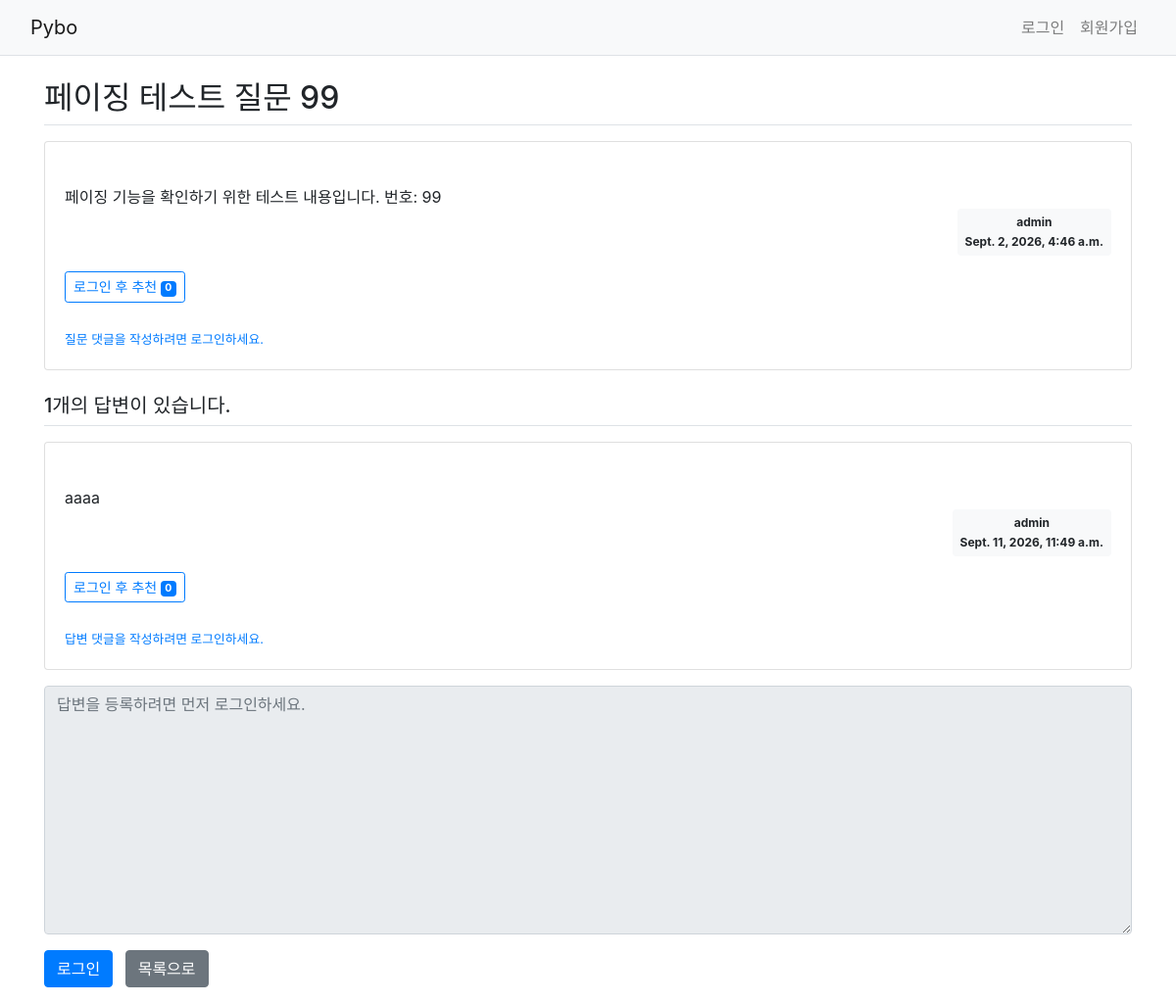
The page /pybo/104/ on the database its author committed.
### pybo/models.py (models this page shows, shortened)
class Question(models.Model):
    author = models.ForeignKey(
        User,
        on_delete=models.CASCADE,
        related_name='author_question',
    )
    subject = models.CharField(
        max_length=200,
    )
    content = models.TextField()
    create_date = models.DateTimeField()
    modify_date = models.DateTimeField(
        null=True,
        blank=True,
    )
    voter = models.ManyToManyField(
        User,
        related_name='voter_question',
        blank=True,
    )

class Answer(models.Model):
    author = models.ForeignKey(
        User,
        on_delete=models.CASCADE,
        related_name='author_answer',
    )
    question = models.ForeignKey(
        Question,
        on_delete=models.CASCADE,
    )
    content = models.TextField()
    create_date = models.DateTimeField()
    modify_date = models.DateTimeField(
        null=True,
        blank=True,
    )
    voter = models.ManyToManyField(
        User,
        related_name='voter_answer',
        blank=True,
    )

### pybo/views/base_views.py (the view)
def detail(request, question_id):
    question = get_object_or_404(
        Question,
        pk=question_id,
    )
    context = {
        'question': question,
    }
    return render(
        request,
        'pybo/question_detail.html',
        context,
    )

### templates/pybo/question_detail.html (shortened to what this page needs)
{% extends 'base.html' %}
{% block content %}
<div class="container my-3">
    <h2 class="border-bottom py-2">
        {{ question.subject }}
    </h2>
    <div class="card my-3">
        <div class="card-body">
            <div class="card-text"
                 style="white-space: pre-line;">
                {{ question.content }}
            </div>
            <div class="d-flex justify-content-end">
                <div class="badge badge-light p-2">
                    <div class="mb-2">
                        {{ question.author.username }}
                    </div>
                    <div>
                        {{ question.create_date }}
                    </div>
                </div>
            </div>
            <div class="my-3">
                {% if request.user.is_authenticated %}
                <!--
                    로그인한 사용자가 추천 버튼을 누르면
                    vote_question View로 POST 요청을 보낸다.
                -->
                <form method="post"
                      action="{% url 'pybo:vote_question' question.id %}"
                      class="d-inline">
                    {% csrf_token %}
                    <button type="submit"
                            class="btn btn-sm btn-outline-primary">
                        질문 추천
                        <span class="badge badge-primary">
                            {{ question.voter.count }}
                        </span>
                    </button>
                </form>
                {% else %}
                <a href="{% url 'common:login' %}?next={{ request.path }}"
                   class="btn btn-sm btn-outline-primary">
                    로그인 후 추천
                    <span class="badge badge-primary">
                        {{ question.voter.count }}
                    </span>
                </a>
                {% endif %}
            </div>
            <div class="mt-2">
                {% if request.user.is_authenticated %}
                <a href="{% url 'pybo:comment_create_question' question.id %}"
                   class="small">
                    질문 댓글 추가
                </a>
                {% else %}
                <a href="{% url 'common:login' %}?next={{ request.path }}"
                   class="small">
                    질문 댓글을 작성하려면 로그인하세요.
                </a>
                {% endif %}
            </div>
        </div>
    </div>
    <h5 class="border-bottom my-3 py-2">
        {{ question.answer_set.count }}개의 답변이 있습니다.
    </h5>
    {% for answer in question.answer_set.all %}
    <div class="card my-3">
        <div class="card-body">
            <div class="card-text"
                 style="white-space: pre-line;">
                {{ answer.content }}
            </div>
            <div class="d-flex justify-content-end">
                <div class="badge badge-light p-2">
                    <div class="mb-2">
                        {{ answer.author.username }}
                    </div>
                    <div>
                        {{ answer.create_date }}
                    </div>
                </div>
            </div>
            <div class="my-3">
                {% if request.user.is_authenticated %}
                <!--
                    현재 답변의 ID를 vote_answer URL에 전달한다.
                    주의:
                    question.id가 아니라 반드시 answer.id를 사용한다.
                -->
                <form method="post"
                      action="{% url 'pybo:vote_answer' answer.id %}"
                      class="d-inline">
                    {% csrf_token %}
                    <button type="submit"
                            class="btn btn-sm btn-outline-primary">
                        답변 추천
                        <span class="badge badge-primary">
                            {{ answer.voter.count }}
                        </span>
                    </button>
                </form>
                {% else %}
                <a href="{% url 'common:login' %}?next={{ request.path }}"
                   class="btn btn-sm btn-outline-primary">
                    로그인 후 추천
                    <span class="badge badge-primary">
                        {{ answer.voter.count }}
                    </span>
                </a>
                {% endif %}
            </div>
            <div class="mt-2">
                {% if request.user.is_authenticated %}
                <a href="{% url 'pybo:comment_create_answer' answer.id %}"
                   class="small">
                    답변 댓글 추가
                </a>
                {% else %}
                <a href="{% url 'common:login' %}?next={{ request.path }}"
                   class="small">
                    답변 댓글을 작성하려면 로그인하세요.
                </a>
                {% endif %}
            </div>
        </div>
    </div>
    {% empty %}
    <div class="alert alert-light border">
        아직 등록된 답변이 없습니다.
    </div>
    {% endfor %}
    <form action="{% url 'pybo:answer_create' question.id %}"
          method="post"
          class="my-3">
        <div class="form-group">
            {% if request.user.is_authenticated %}
            <!--
                이전 제출에서 오류가 발생한 경우
                사용자가 작성한 내용을 유지하기 위해
                form.content.value를 다시 출력한다.
            -->
            <textarea name="content"
                      id="content"
                      class="form-control"
                      rows="10"
                      placeholder="답변 내용을 입력하세요.">{{ form.content.value|default_if_none:'' }}</textarea>
            {% else %}
            <textarea id="content"
                      class="form-control"
                      rows="10"
                      disabled
                      placeholder="답변을 등록하려면 먼저 로그인하세요."></textarea>
            {% endif %}
        </div>
        {% if request.user.is_authenticated %}
        <button type="submit"
                class="btn btn-primary">
            답변 등록
        </button>
        {% else %}
        <a href="{% url 'common:login' %}?next={{ request.path }}"
           class="btn btn-primary">
            로그인
        </a>
        {% endif %}
        <a href="{% url 'pybo:index' %}"
           class="btn btn-secondary ml-2">
            목록으로
        </a>
    </form>
</div>
{% endblock %}

### rows shown on the page
Question: subject "페이징 테스트 질문 99", content "페이징 기능을 확인하기 위한 테스트 내용입니다. 번호: 99", author.username "admin", create_date "Sept. 2, 2026, 4:46 a.m.", voter.count "0", answer_set.count "1"
Answer: content "aaaa", author.username "admin", create_date "Sept. 11, 2026, 11:49 a.m.", voter.count "0"
